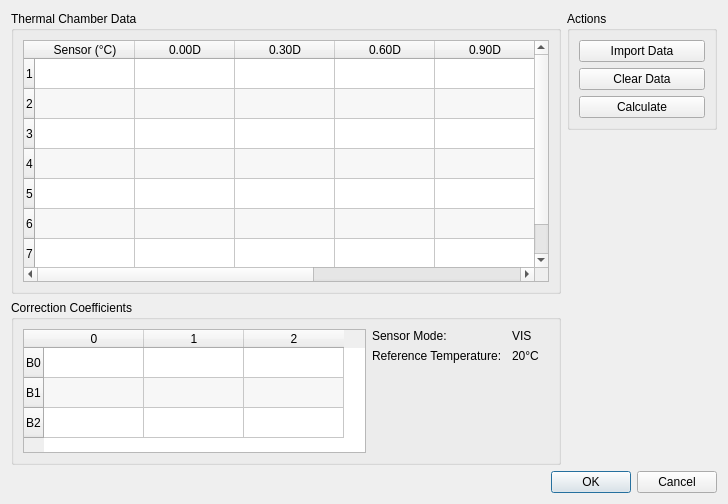
<?xml version="1.0" encoding="UTF-8"?>
<ui version="4.0">
 <class>TempCalibrationDialog</class>
 <widget class="QDialog" name="TempCalibrationDialog">
  <property name="geometry">
   <rect>
    <x>0</x>
    <y>0</y>
    <width>728</width>
    <height>504</height>
   </rect>
  </property>
  <property name="windowTitle">
   <string>Temperature Calibration Tool</string>
  </property>
  <layout class="QVBoxLayout" name="verticalLayout_7">
   <item>
    <layout class="QHBoxLayout" name="horizontalLayout_2">
     <item>
      <layout class="QVBoxLayout" name="verticalLayout_5" stretch="1,0">
       <item>
        <widget class="QGroupBox" name="inputGroupBox">
         <property name="title">
          <string>Thermal Chamber Data</string>
         </property>
         <layout class="QVBoxLayout" name="verticalLayout_2">
          <item>
           <widget class="QTableWidget" name="inputTableWidget">
            <property name="alternatingRowColors">
             <bool>true</bool>
            </property>
            <attribute name="verticalHeaderShowSortIndicator" stdset="0">
             <bool>false</bool>
            </attribute>
            <row/>
            <row/>
            <row/>
            <row/>
            <row/>
            <row/>
            <row/>
            <column>
             <property name="text">
              <string>Sensor (°C)</string>
             </property>
            </column>
            <column>
             <property name="text">
              <string>0.00D</string>
             </property>
            </column>
            <column>
             <property name="text">
              <string>0.30D</string>
             </property>
            </column>
            <column>
             <property name="text">
              <string>0.60D</string>
             </property>
            </column>
            <column>
             <property name="text">
              <string>0.90D</string>
             </property>
            </column>
            <column>
             <property name="text">
              <string>1.20D</string>
             </property>
            </column>
            <column>
             <property name="text">
              <string>1.50D</string>
             </property>
            </column>
           </widget>
          </item>
         </layout>
        </widget>
       </item>
       <item>
        <widget class="QGroupBox" name="resultsGroupBox">
         <property name="title">
          <string>Correction Coefficients</string>
         </property>
         <layout class="QHBoxLayout" name="horizontalLayout">
          <item>
           <layout class="QVBoxLayout" name="verticalLayout_4">
            <item>
             <widget class="QTableWidget" name="resultsTableWidget">
              <property name="sizePolicy">
               <sizepolicy hsizetype="Expanding" vsizetype="Fixed">
                <horstretch>0</horstretch>
                <verstretch>0</verstretch>
               </sizepolicy>
              </property>
              <property name="sizeAdjustPolicy">
               <enum>QAbstractScrollArea::SizeAdjustPolicy::AdjustToContents</enum>
              </property>
              <property name="alternatingRowColors">
               <bool>true</bool>
              </property>
              <attribute name="verticalHeaderStretchLastSection">
               <bool>false</bool>
              </attribute>
              <row>
               <property name="text">
                <string>B0</string>
               </property>
              </row>
              <row>
               <property name="text">
                <string>B1</string>
               </property>
              </row>
              <row>
               <property name="text">
                <string>B2</string>
               </property>
              </row>
              <column>
               <property name="text">
                <string>0</string>
               </property>
              </column>
              <column>
               <property name="text">
                <string>1</string>
               </property>
              </column>
              <column>
               <property name="text">
                <string>2</string>
               </property>
              </column>
             </widget>
            </item>
           </layout>
          </item>
          <item>
           <layout class="QVBoxLayout" name="verticalLayout_3">
            <item>
             <layout class="QFormLayout" name="formLayout">
              <property name="horizontalSpacing">
               <number>10</number>
              </property>
              <property name="leftMargin">
               <number>0</number>
              </property>
              <property name="rightMargin">
               <number>10</number>
              </property>
              <item row="0" column="0">
               <widget class="QLabel" name="label">
                <property name="text">
                 <string>Sensor Mode:</string>
                </property>
               </widget>
              </item>
              <item row="0" column="1">
               <widget class="QLabel" name="modeValueLabel">
                <property name="text">
                 <string>VIS</string>
                </property>
               </widget>
              </item>
              <item row="1" column="0">
               <widget class="QLabel" name="label_3">
                <property name="text">
                 <string>Reference Temperature:</string>
                </property>
               </widget>
              </item>
              <item row="1" column="1">
               <widget class="QLabel" name="refTempValueLabel">
                <property name="text">
                 <string>20°C</string>
                </property>
               </widget>
              </item>
             </layout>
            </item>
            <item>
             <spacer name="verticalSpacer">
              <property name="orientation">
               <enum>Qt::Orientation::Vertical</enum>
              </property>
              <property name="sizeHint" stdset="0">
               <size>
                <width>20</width>
                <height>40</height>
               </size>
              </property>
             </spacer>
            </item>
           </layout>
          </item>
         </layout>
        </widget>
       </item>
      </layout>
     </item>
     <item>
      <layout class="QVBoxLayout" name="verticalLayout_6">
       <item>
        <widget class="QGroupBox" name="groupBox_3">
         <property name="minimumSize">
          <size>
           <width>150</width>
           <height>0</height>
          </size>
         </property>
         <property name="title">
          <string>Actions</string>
         </property>
         <layout class="QVBoxLayout" name="verticalLayout">
          <item>
           <widget class="QPushButton" name="importPushButton">
            <property name="text">
             <string>Import Data</string>
            </property>
           </widget>
          </item>
          <item>
           <widget class="QPushButton" name="clearPushButton">
            <property name="text">
             <string>Clear Data</string>
            </property>
           </widget>
          </item>
          <item>
           <widget class="QPushButton" name="calculatePushButton">
            <property name="text">
             <string>Calculate</string>
            </property>
           </widget>
          </item>
         </layout>
        </widget>
       </item>
       <item>
        <spacer name="verticalSpacer_3">
         <property name="orientation">
          <enum>Qt::Orientation::Vertical</enum>
         </property>
         <property name="sizeHint" stdset="0">
          <size>
           <width>20</width>
           <height>40</height>
          </size>
         </property>
        </spacer>
       </item>
      </layout>
     </item>
    </layout>
   </item>
   <item>
    <widget class="QDialogButtonBox" name="buttonBox">
     <property name="orientation">
      <enum>Qt::Orientation::Horizontal</enum>
     </property>
     <property name="standardButtons">
      <set>QDialogButtonBox::StandardButton::Cancel|QDialogButtonBox::StandardButton::Ok</set>
     </property>
    </widget>
   </item>
  </layout>
  <action name="actionCut">
   <property name="text">
    <string>Cu&amp;t</string>
   </property>
   <property name="shortcut">
    <string>Ctrl+X</string>
   </property>
   <property name="menuRole">
    <enum>QAction::MenuRole::TextHeuristicRole</enum>
   </property>
  </action>
  <action name="actionCopy">
   <property name="text">
    <string>&amp;Copy</string>
   </property>
   <property name="shortcut">
    <string>Ctrl+C</string>
   </property>
   <property name="menuRole">
    <enum>QAction::MenuRole::TextHeuristicRole</enum>
   </property>
  </action>
  <action name="actionPaste">
   <property name="text">
    <string>&amp;Paste</string>
   </property>
   <property name="shortcut">
    <string>Ctrl+V</string>
   </property>
   <property name="menuRole">
    <enum>QAction::MenuRole::TextHeuristicRole</enum>
   </property>
  </action>
  <action name="actionDelete">
   <property name="text">
    <string>&amp;Delete</string>
   </property>
   <property name="shortcut">
    <string>Del</string>
   </property>
   <property name="menuRole">
    <enum>QAction::MenuRole::TextHeuristicRole</enum>
   </property>
  </action>
 </widget>
 <resources/>
 <connections>
  <connection>
   <sender>buttonBox</sender>
   <signal>accepted()</signal>
   <receiver>TempCalibrationDialog</receiver>
   <slot>accept()</slot>
   <hints>
    <hint type="sourcelabel">
     <x>248</x>
     <y>254</y>
    </hint>
    <hint type="destinationlabel">
     <x>157</x>
     <y>274</y>
    </hint>
   </hints>
  </connection>
  <connection>
   <sender>buttonBox</sender>
   <signal>rejected()</signal>
   <receiver>TempCalibrationDialog</receiver>
   <slot>reject()</slot>
   <hints>
    <hint type="sourcelabel">
     <x>316</x>
     <y>260</y>
    </hint>
    <hint type="destinationlabel">
     <x>286</x>
     <y>274</y>
    </hint>
   </hints>
  </connection>
 </connections>
</ui>
